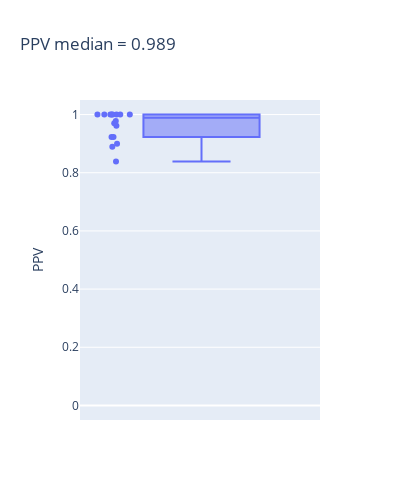

Notebook source saved alongside this figure:
### Code cell
ns.pl.boxplot(results, "PPV", save = True, output_folder = output_folder, outputfilename_prefix = outputfilename_prefix)

### Figure 1 — Plotly figure (JSON) as saved in the notebook; plotly's stock layout.template omitted (floating-point values rounded to 4 significant figures)
{"data": [{"alignmentgroup": "True", "boxpoints": "all", "hovertemplate": "<b>%{hovertext}</b><br><br>PPV=%{y}<extra></extra>", "hovertext": ["e1_e299_SLC17A7_L5b_Cdh13", "g1_g48_GLI3_Astro_Gja1", "g2_g27_APBB1IP_Micro_Ctss", "g3_g18_GPNMB_OPC_Pdgfra", "g4_g9_MOG_Oligo_Opalin", "i10_i16_TSPAN12_Vip_Mybpc1", "i11_i6_EGF_Vip_Mybpc1", "i1_i90_COL5A2_Ndnf_Car4", "i2_i77_LHX6_Sst_Cbln4", "i3_i56_BAGE2_Ndnf_Cxcl14", "i4_i54_MC4R_Ndnf_Cxcl14", "i5_i47_TRPC3_Ndnf_Car4", "i6_i44_GPR149_Vip_Mybpc1", "i7_i31_CLMP_Ndnf_Cxcl14", "i8_i27_SNCG_Vip_Mybpc1", "i9_i22_TAC3_Vip_Mybpc1"], "legendgroup": "", "marker": {"color": "#636efa"}, "name": "", "notched": false, "offsetgroup": "", "orientation": "v", "showlegend": false, "type": "box", "x0": " ", "xaxis": "x", "y": [0.978, 1, 1, 1, 1, 0.9, 1, 0.9701, 0.8382, 0.9615, 0.9231, 1, 1, 1, 0.9231, 0.8889], "y0": " ", "yaxis": "y"}], "layout": {"boxmode": "group", "height": 500, "legend": {"tracegroupgap": 0}, "title": {"text": "PPV median = 0.989"}, "width": 400, "xaxis": {"anchor": "y", "autorange": true, "domain": [0, 1], "range": [-0.5127, 0.5], "type": "category"}, "yaxis": {"anchor": "x", "domain": [0, 1], "range": [-0.05, 1.05], "title": {"text": "PPV"}, "type": "linear"}}}
